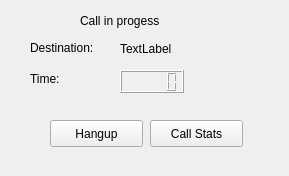
<?xml version="1.0" encoding="UTF-8"?>
<ui version="4.0">
 <class>Form</class>
 <widget class="QWidget" name="Form">
  <property name="geometry">
   <rect>
    <x>0</x>
    <y>0</y>
    <width>289</width>
    <height>176</height>
   </rect>
  </property>
  <property name="windowTitle">
   <string>Call</string>
  </property>
  <widget class="QPushButton" name="butCallDialogHangup">
   <property name="geometry">
    <rect>
     <x>50</x>
     <y>120</y>
     <width>93</width>
     <height>27</height>
    </rect>
   </property>
   <property name="text">
    <string>Hangup</string>
   </property>
  </widget>
  <widget class="QLabel" name="label">
   <property name="geometry">
    <rect>
     <x>80</x>
     <y>10</y>
     <width>121</width>
     <height>21</height>
    </rect>
   </property>
   <property name="text">
    <string>Call in progess</string>
   </property>
  </widget>
  <widget class="QLabel" name="label_2">
   <property name="geometry">
    <rect>
     <x>30</x>
     <y>40</y>
     <width>91</width>
     <height>16</height>
    </rect>
   </property>
   <property name="text">
    <string>Destination:</string>
   </property>
  </widget>
  <widget class="QLCDNumber" name="lcdCallDialogTime">
   <property name="geometry">
    <rect>
     <x>120</x>
     <y>70</y>
     <width>64</width>
     <height>23</height>
    </rect>
   </property>
  </widget>
  <widget class="QLabel" name="label_3">
   <property name="geometry">
    <rect>
     <x>30</x>
     <y>70</y>
     <width>64</width>
     <height>17</height>
    </rect>
   </property>
   <property name="text">
    <string>Time:</string>
   </property>
  </widget>
  <widget class="QLabel" name="laCallDialogDest">
   <property name="geometry">
    <rect>
     <x>120</x>
     <y>40</y>
     <width>131</width>
     <height>17</height>
    </rect>
   </property>
   <property name="text">
    <string>TextLabel</string>
   </property>
  </widget>
  <widget class="QPushButton" name="butCallDialogStats">
   <property name="geometry">
    <rect>
     <x>150</x>
     <y>120</y>
     <width>93</width>
     <height>27</height>
    </rect>
   </property>
   <property name="text">
    <string>Call Stats</string>
   </property>
  </widget>
 </widget>
 <resources/>
 <connections/>
</ui>
